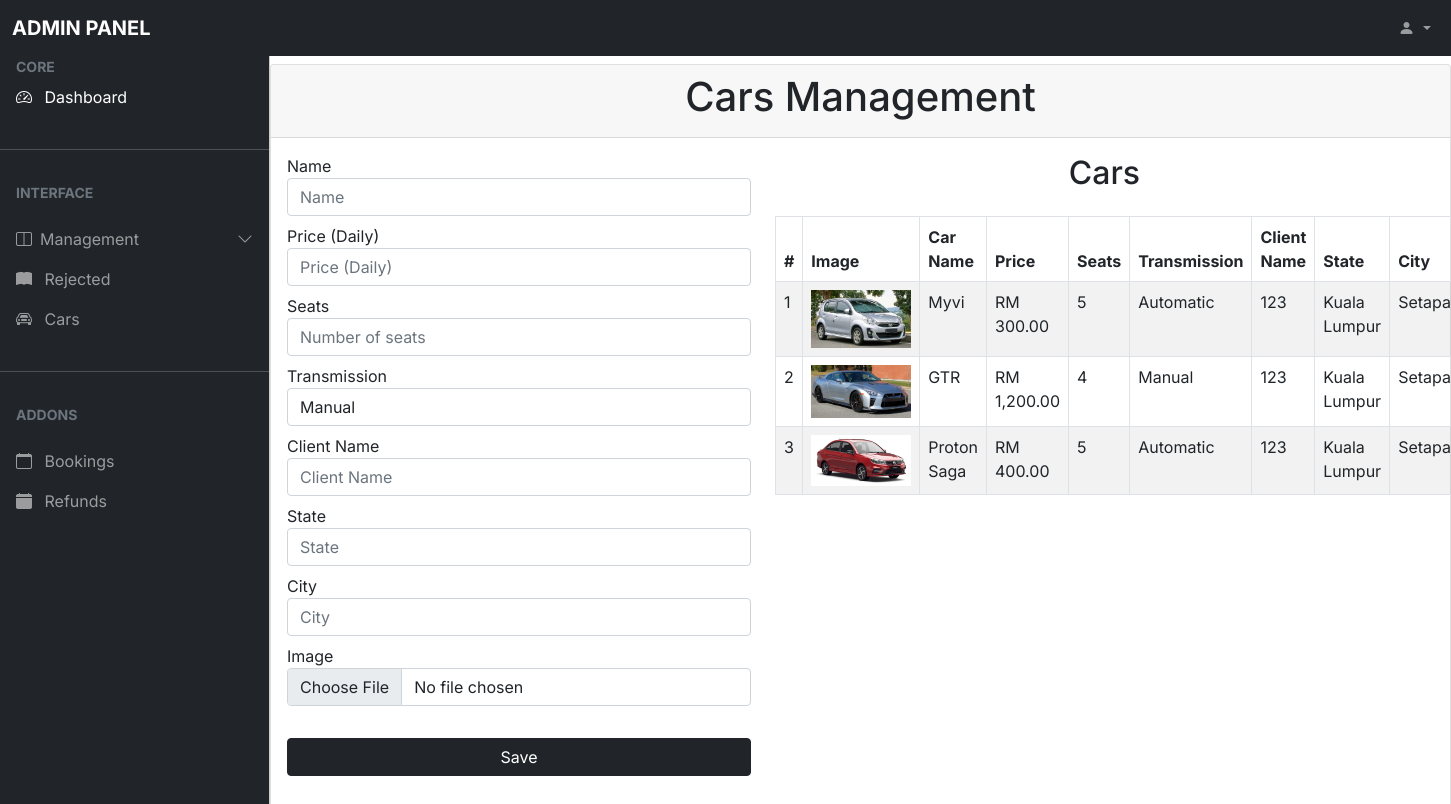
The app's page /admins/cars.php, older data.
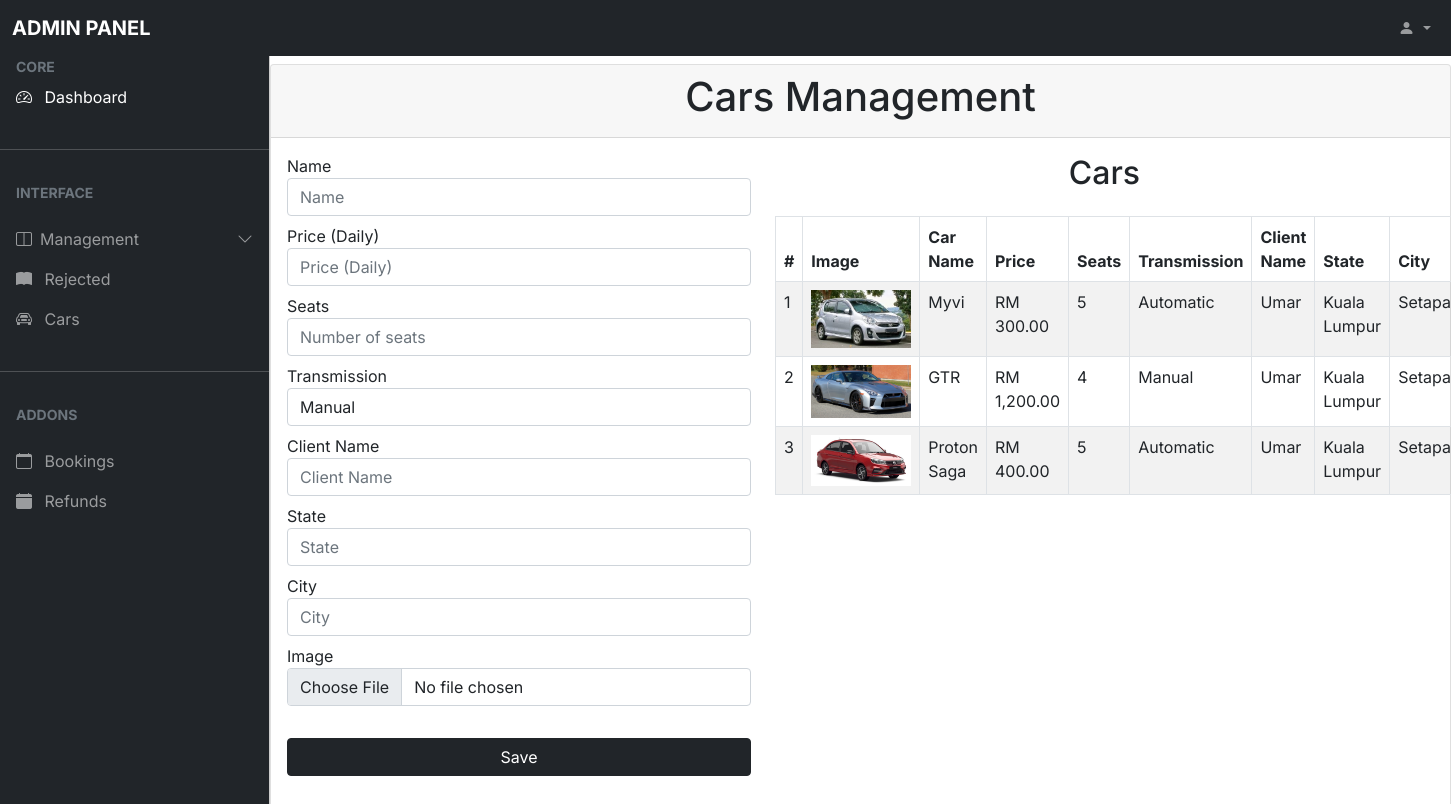
The same page, newer data.
### tables this page shows
CREATE TABLE `cars` (
  `id` int(11) NOT NULL,
  `name` varchar(255) NOT NULL,
  `client_name` varchar(255) NOT NULL,
  `price` varchar(255) NOT NULL,
  `seats` int(200) NOT NULL,
  `trans` varchar(255) NOT NULL,
  `image` varchar(255) NOT NULL,
  `state` varchar(255) DEFAULT NULL,
  `city` varchar(255) DEFAULT NULL
);

### admins/cars.php (the view, shortened to what this page needs)
<?php
require_once("includes/headerAdmins.php");
include "../db_conn.php";
?>
<main class="mt-5 pt-3">
    <div class="card">
        <div class="card-header text-center">
            <h1>Cars Management</h1>
        </div>
        <div class="card-body">
            <div class="row">
                <div class="col-md-5">
                    <form action="" method="post" enctype="multipart/form-data">
                        <div class="form-group mb-2">
                            <label for="name">Name</label>
                            <input type="text" id="name" name="name" placeholder="Name" class="form-control" required>
                        </div>
                        <div class="form-group mb-2">
                            <label for="price">Price (Daily)</label>
                            <input type="number" id="price" name="price" placeholder="Price (Daily)" class="form-control" required>
                        </div>
                        <div class="form-group mb-2">
                            <label for="seats">Seats</label>
                            <input type="number" id="seats" name="seats" placeholder="Number of seats" class="form-control" required>
                        </div>
                        <div class="form-group mb-2">
                            <label for="trans">Transmission</label>
                            <select class="form-control" name="trans" required>
                                <option value="Manual">Manual</option>
                            </select>
                        </div>
                        <div class="form-group mb-2">
                            <label for="name">Client Name</label>
                            <input type="text" id="name" name="clientname" placeholder="Client Name" class="form-control" required>
                        </div>
                        <div class="form-group mb-2">
                            <label for="state">State</label>
                            <input type="text" id="state" name="state" placeholder="State" class="form-control" required>
                        </div>
                        <div class="form-group mb-2">
                            <label for="city">City</label>
                            <input type="text" id="city" name="city" placeholder="City" class="form-control" required>
                        </div>
                        <div class="form-group mb-2">
                            <label for="file">Image</label>
                            <input type="file" id="file" name="file" class="form-control" required>
                        </div>
                        <button class="btn btn-dark my-4 w-100" type="submit" name="save">Save</button>
                    </form>
                </div>
                <div class="col-md-7">
                    <h2 class="text-center mb-4">Cars</h2>
                    <table class="table table-striped table-bordered">
                        <thead class="thead-dark">
                            <tr>
                                <th>#</th>
                                <th>Image</th>
                                <th>Car Name</th>
                                <th>Price</th>
                                <th>Seats</th>
                                <th>Transmission</th>
                                <th>Client Name</th>
                                <th>State</th>
                                <th>City</th>
                            </tr>
                        </thead>
                        <tbody>
                            <?php
                            $sql = "SELECT * FROM cars";
                            $result = mysqli_query($conn, $sql);
                            if ($result) {
                                while ($row = mysqli_fetch_assoc($result)) {
                                    $id = $row['id'];
                                    $image = $row['image'];
                                    $name = $row['name'];
                                    $price = $row['price'];
                                    $seats = $row['seats'];
                                    $trans = $row['trans'];
                                    $clientname = $row['client_name'];
                                    $state = $row['state'];
                                    $city = $row['city'];
                                    echo '<tr>
                                    <td>' . $id . '</td>
                                    <td><img src="' . $image . '" alt="Car Image" style="width: 100px;"/></td>
                                    <td>' . $name . '</td>
                                    <td>' . $price . '</td>
                                    <td>' . $seats . '</td>
                                    <td>' . $trans . '</td>
                                    <td>' . $clientname . '</td>
                                    <td>' . $state . '</td>
                                    <td>' . $city . '</td>
                                    <td>
                                        <a title="Update" href="cars-update.php?updateid=' . $id . '" class="ms-2"><i class="text-warning bi bi-pencil-fill"></i></a>
                                        <a title="Delete" href="cars-delete.php?deleteid=' . $id . '" class="ms-2"><i class="bi text-danger bi-trash3-fill"></i></a>
                                    </td>
                                </tr>';
                                }
                            }
                            ?>
                        </tbody>
                    </table>
                </div>
            </div>
        </div>
    </div>
</main>

### admins/includes/headerAdmins.php (shortened to what this page needs)
<!DOCTYPE html>
<html lang="en">
<head>
    <link href="https://cdn.jsdelivr.net/npm/bootstrap@5.0.2/dist/css/bootstrap.min.css" rel="stylesheet">
    <link rel="stylesheet" href="https://cdn.jsdelivr.net/npm/bootstrap-icons@1.11.3/font/bootstrap-icons.min.css">
    <link rel="stylesheet" href="https://cdnjs.cloudflare.com/ajax/libs/font-awesome/5.13.1/css/all.min.css" />
    <link href="includes/css/stylesheet.css" rel="stylesheet" />
</head>
<body>
    <nav class="navbar navbar-expand-lg navbar-dark bg-dark fixed-top">
      <div class="container-fluid">
        <a
          class="navbar-brand me-auto ms-lg-0 ms-3 text-uppercase fw-bold"
          href="index.php"
          >Admin Panel</a
        >
        <div class="collapse navbar-collapse" id="topNavBar">
          <ul class="navbar-nav">
            <li class="nav-item dropdown">
              <a
                class="nav-link dropdown-toggle ms-2"
                href="#"
                role="button"
                data-bs-toggle="dropdown"
                aria-expanded="false"
              >
                <i class="bi bi-person-fill"></i>
              </a>
            </li>
          </ul>
        </div>
      </div>
    </nav>
    <div
      class="offcanvas offcanvas-start sidebar-nav bg-dark"
      tabindex="-1"
      id="sidebar"
    >
      <div class="offcanvas-body p-0">
        <nav class="navbar-dark">
          <ul class="navbar-nav">
            <li>
              <div class="text-muted small fw-bold text-uppercase px-3">
                CORE
              </div>
            </li>
            <li>
              <a href="index.php" class="nav-link px-3 active">
                <span class="me-2"><i class="bi bi-speedometer2"></i></span>
                <span>Dashboard</span>
              </a>
            </li>
            <li class="my-4"><hr class="dropdown-divider bg-light" /></li>
            <li>
              <div class="text-muted small fw-bold text-uppercase px-3 mb-3">
                Interface
              </div>
            </li>
            <li>
              <a
                class="nav-link px-3 sidebar-link"
                data-bs-toggle="collapse"
                href="#layouts"
              >
                <span class="me-2"><i class="bi bi-layout-split"></i></span>
                <span>Management</span>
                <span class="ms-auto">
                  <span class="right-icon">
                    <i class="bi bi-chevron-down"></i>
                  </span>
                </span>
              </a>
            </li>
            <li>
              <a href="rejected.php" class="nav-link px-3">
                <span class="me-2"><i class="bi bi-book-fill"></i></span>
                <span>Rejected</span>
              </a>
            </li>
            <li>
              <a href="cars.php" class="nav-link px-3">
                <span class="me-2"><i class="bi bi-car-front"></i></span>
                <span>Cars</span>
              </a>
            </li>
            <li class="my-4"><hr class="dropdown-divider bg-light" /></li>
            <li>
              <div class="text-muted small fw-bold text-uppercase px-3 mb-3">
                Addons
              </div>
            </li>
            <li>
              <a href="bookings.php" class="nav-link px-3">
                <span class="me-2"><i class="bi bi-calendar"></i></span>
                <span>Bookings</span>
              </a>
            </li>
            <li>
              <a href="refunds.php" class="nav-link px-3">
                <span class="me-2"><i class="bi bi-calendar-fill"></i></span>
                <span>Refunds</span>
              </a>
            </li>
          </ul>
        </nav>
      </div>
    </div>
  </body>
</html>

### admins/includes/css/stylesheet.css (style rules this page uses)
body, button { font-family: "Inter", sans-serif; }
:root { --offcanvas-width: 270px; --topNavbarHeight: 56px; }
.sidebar-nav { width: var(--offcanvas-width); }
.sidebar-link { display: flex; align-items: center; }
.sidebar-link .right-icon { display: inline-flex; }
@media (min-width: 992px) { body { overflow: auto !important; } }
@media (min-width: 992px) { main { margin-left: var(--offcanvas-width); } }
@media (min-width: 992px) { .sidebar-nav { -webkit-transform: none; transform: none; visibility: visible !important; height: calc(100% - var(--topNavbarHeight)); top: var(--topNavbarHeight); } }

### admins/cars.php (style rules this page uses)
img { width: 125px; }

Row changes from the older to the newer data that the page shows:
changed cars "Myvi": client_name "123" → "Umar"
changed cars "GTR": client_name "123" → "Umar"
changed cars "Proton Saga": client_name "123" → "Umar"
